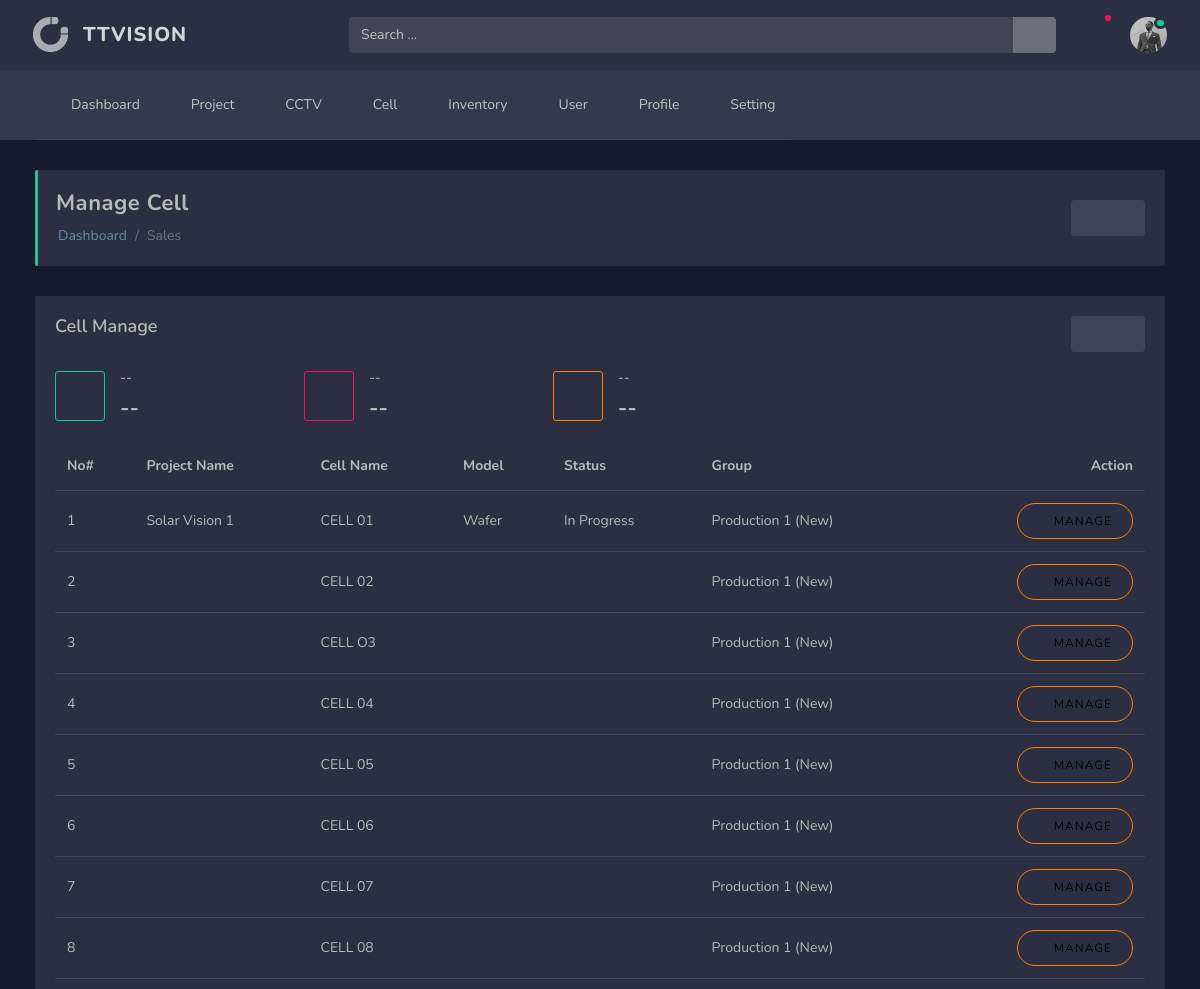
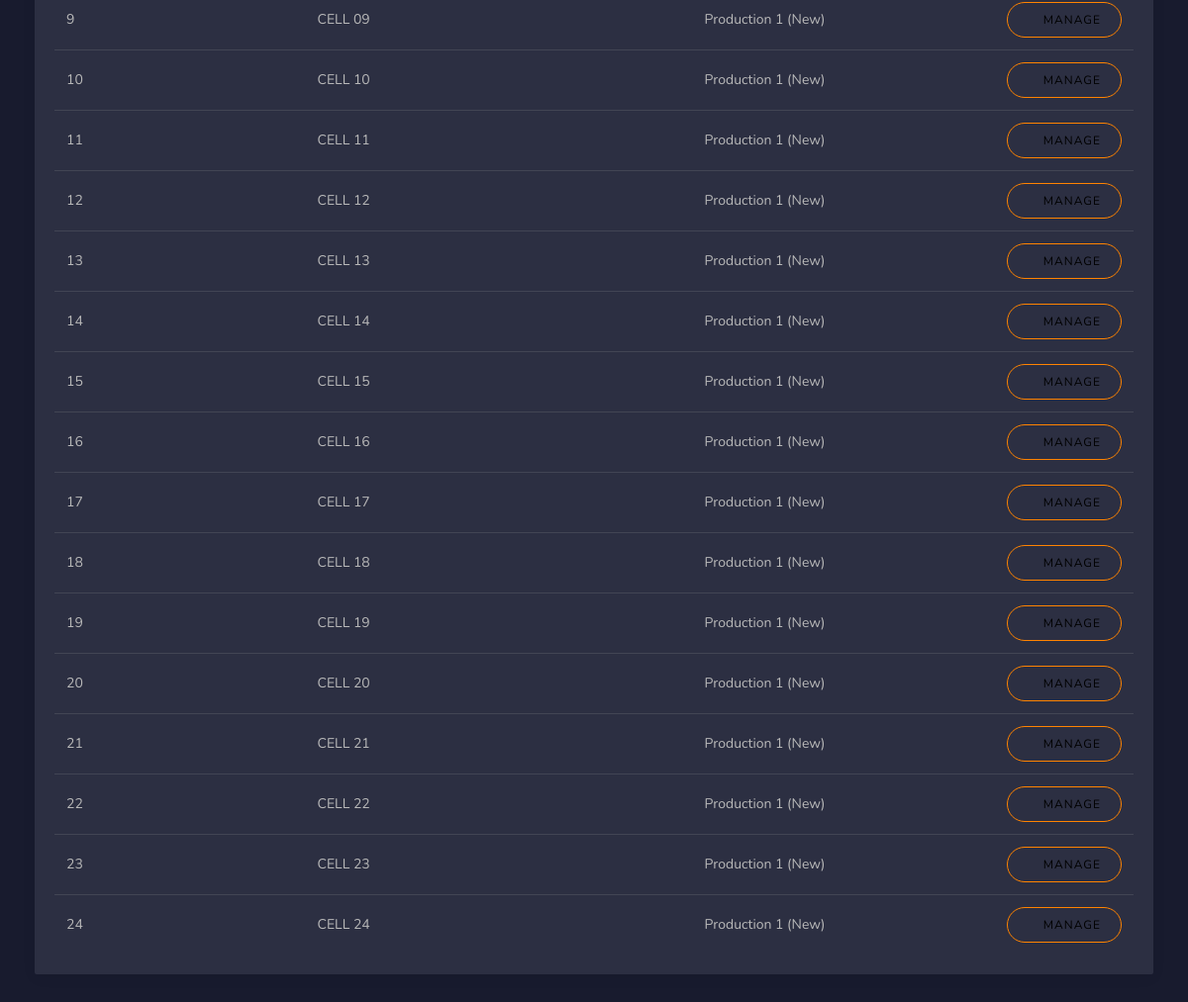
The page /cell-manage on the database its author committed (2 pictures, top to bottom).
### production/models.py (models this page shows, shortened)
class Ttvcell(models.Model):
    cell_name = models.CharField(max_length=100, blank=True)
    cell_size = models.IntegerField(default=0, blank=True)
    cell_lane = models.IntegerField(default=0, blank=True)
    cell_status = models.CharField(max_length=10, blank=True)
    cell_color = models.CharField(max_length=10, blank=True)
    cell_group = models.ForeignKey(Groupcell, blank=True, null=True, on_delete = models.SET_NULL)
    cell_project = models.ForeignKey(Ttvproject,  blank=True, null=True, on_delete = models.SET_NULL)

class Ttvproject(models.Model):
    p_name = models.CharField(max_length=150, blank=True)
    p_company = models.CharField(max_length=100, blank=True)
    p_code = models.CharField(max_length=150, blank=True)
    p_model = models.CharField(max_length=150, blank=True)
    p_startdate = models.CharField(max_length=150, blank=True)
    p_enddate = models.CharField(max_length=150, blank=True)
    p_status = models.CharField(max_length=150, blank=True)
    p_type = models.CharField(max_length=150, blank=True)
    p_comp = models.CharField(max_length=150, blank=True)
    p_userid = models.IntegerField(default=0, blank=True)
    p_color = models.CharField(max_length=50, blank=True)

class Groupcell(models.Model):
    group_name = models.CharField(max_length=50, blank=True)
    group_no = models.IntegerField(default=0, blank=True)
    group_color = models.CharField(max_length=50, blank=True)

### production/views.py (the view)
# urls.py: path('cell-manage',Cellmanage, name='cell-manage'),
def Cellmanage(request):
    data = {
        'cell':Ttvcell.objects.all()
    }
    return render(request, 'cell_manage.html',data)

### templates/cell_manage.html (shortened to what this page needs)
{% extends 'based/based.html' %}
{% block content %}
{% load static %}
<main class="main-content">
    <div class="container-fluid">
        <div class="page-header d-md-flex justify-content-between align-items-center">
            <div>
                <h4>Manage Cell</h4>
                <nav aria-label="breadcrumb">
                    <ol class="breadcrumb">
                        <li class="breadcrumb-item"><a href="#">Dashboard</a></li>
                        <li class="breadcrumb-item active" aria-current="page">Sales</li>
                    </ol>
                </nav>
            </div>
            <div>
                <div class="reportrange btn btn-light">
                    <i class="ti-calendar m-r-10"></i>
                    <i class="ti-angle-down m-l-10"></i>
                </div>
            </div>
        </div>
        <div class="row">
            <div class="col-md-12">
                <div class="card">
                    <div class="card-body">
                        <div class="d-md-flex justify-content-between">
                            <h5 class="card-title">Cell Manage</h5>
                            <div>
                                <div class="reportrange btn btn-light">
                                    <i class="ti-calendar m-r-10"></i>
                                    <i class="ti-angle-down m-l-10"></i>
                                </div>
                            </div>
                        </div>
                        <div class="row">
                            <div class="col-md-8">
                                <div class="row">
                                    <div class="col-md-4">
                                        <div class="d-flex align-items-center m-b-20">
                                            <div class="icon-block m-r-15 icon-block-lg icon-block-outline-success text-success">
                                                <i class="fa fa-bar-chart"></i>
                                            </div>
                                            <div>
                                                <h6>--</h6>
                                                <h4 class="m-b-0 font-weight-bold">--</h4>
                                            </div>
                                        </div>
                                    </div>
                                    <div class="col-md-4">
                                        <div class="d-flex align-items-center m-b-20">
                                            <div class="icon-block m-r-15 icon-block-lg icon-block-outline-danger  text-danger">
                                                <i class="fa fa-hand-lizard-o"></i>
                                            </div>
                                            <div>
                                                <h6>--</h6>
                                                <h4 class="m-b-0 font-weight-bold">--</h4>
                                            </div>
                                        </div>
                                    </div>
                                    <div class="col-md-4">
                                        <div class="d-flex align-items-center m-b-20">
                                            <div class="icon-block m-r-15 icon-block-lg icon-block-outline-warning text-warning">
                                                <i class="fa fa-dollar"></i>
                                            </div>
                                            <div>
                                                <h6>--</h6>
                                                <h4 class="m-b-0 font-weight-bold">--</h4>
                                            </div>
                                        </div>
                                    </div>
                                </div>
                            </div>
                        </div>
                        <div class="table-responsive">
                            <table class="table m-b-0">
                                <thead>
                                <tr>
                                    <th>No#</th>
                                    <th>Project Name</th>
                                    <th>Cell Name</th>
                                    <th>Model</th>
                                    <th>Status</th>
                                    <th>Group</th>
                                    <th class="text-right">Action</th>
                                </tr>
                                </thead>
                                <tbody>
                                {% for row in cell %}
                                <tr>
                                    <td>{{row.id}}</td>
                                    <td>{{row.cell_project.p_name}}</td>
                                    <td>{{row.cell_name}}</td>
                                    <td>{{row.cell_project.p_model}}</td>
                                    <td>{{row.cell_project.p_status}}</td>
                                    <td>
                                        {{row.cell_group.group_name}}
                                    </td>
                                    <td class="text-right"><a href="{% url 'update-cell' cid=row.id %}" class="btn btn-outline-warning btn-rounded btn-uppercase"><i class="ti-settings m-r-5"></i>Manage</a></td>
                                </tr>
                                {% endfor %}
                                </tbody>
                            </table>
                        </div>
                    </div>
                </div>
            </div>
        </div>
    </div>
</main>
{% endblock content %}

### rows shown on the page
Ttvcell: id "1", cell_project.p_name "Solar Vision 1", cell_name "CELL 01", cell_project.p_model "Wafer", cell_project.p_status "In Progress", cell_group.group_name "Production 1 (New)"
Ttvcell: id "2", cell_name "CELL 02", cell_group.group_name "Production 1 (New)"
Ttvcell: id "3", cell_name "CELL O3", cell_group.group_name "Production 1 (New)"
Ttvcell: id "4", cell_name "CELL 04", cell_group.group_name "Production 1 (New)"
Ttvcell: id "5", cell_name "CELL 05", cell_group.group_name "Production 1 (New)"
Ttvcell: id "6", cell_name "CELL 06", cell_group.group_name "Production 1 (New)"
Ttvcell: id "7", cell_name "CELL 07", cell_group.group_name "Production 1 (New)"
Ttvcell: id "8", cell_name "CELL 08", cell_group.group_name "Production 1 (New)"
Ttvcell: id "9", cell_name "CELL 09", cell_group.group_name "Production 1 (New)"
Ttvcell: id "10", cell_name "CELL 10", cell_group.group_name "Production 1 (New)"
Ttvcell: id "11", cell_name "CELL 11", cell_group.group_name "Production 1 (New)"
Ttvcell: id "12", cell_name "CELL 12", cell_group.group_name "Production 1 (New)"
Ttvcell: id "13", cell_name "CELL 13", cell_group.group_name "Production 1 (New)"
Ttvcell: id "14", cell_name "CELL 14", cell_group.group_name "Production 1 (New)"
Ttvcell: id "15", cell_name "CELL 15", cell_group.group_name "Production 1 (New)"
Ttvcell: id "16", cell_name "CELL 16", cell_group.group_name "Production 1 (New)"
Ttvcell: id "17", cell_name "CELL 17", cell_group.group_name "Production 1 (New)"
Ttvcell: id "18", cell_name "CELL 18", cell_group.group_name "Production 1 (New)"
Ttvcell: id "19", cell_name "CELL 19", cell_group.group_name "Production 1 (New)"
Ttvcell: id "20", cell_name "CELL 20", cell_group.group_name "Production 1 (New)"
Ttvcell: id "21", cell_name "CELL 21", cell_group.group_name "Production 1 (New)"
Ttvcell: id "22", cell_name "CELL 22", cell_group.group_name "Production 1 (New)"
Ttvcell: id "23", cell_name "CELL 23", cell_group.group_name "Production 1 (New)"
Ttvcell: id "24", cell_name "CELL 24", cell_group.group_name "Production 1 (New)"
